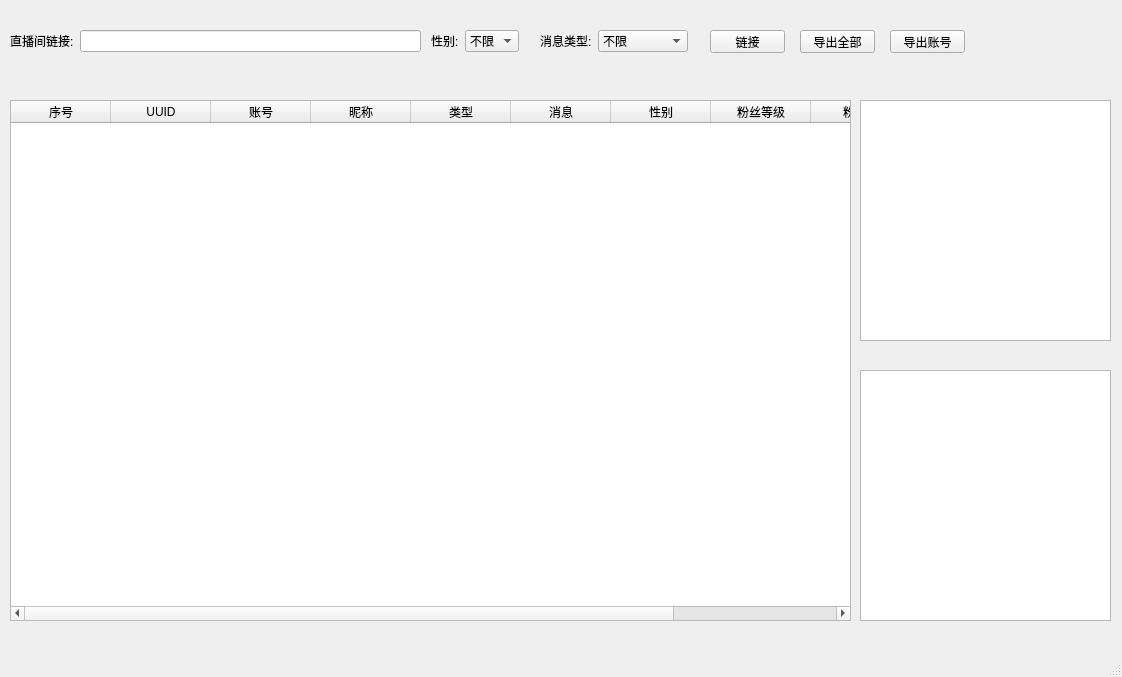
<?xml version="1.0" encoding="UTF-8"?>
<ui version="4.0">
 <class>MainWindow</class>
 <widget class="QMainWindow" name="MainWindow">
  <property name="geometry">
   <rect>
    <x>0</x>
    <y>0</y>
    <width>1122</width>
    <height>677</height>
   </rect>
  </property>
  <property name="windowTitle">
   <string>主界面</string>
  </property>
  <widget class="QWidget" name="centralwidget">
   <widget class="QTableWidget" name="tableUI">
    <property name="geometry">
     <rect>
      <x>10</x>
      <y>100</y>
      <width>841</width>
      <height>521</height>
     </rect>
    </property>
    <column>
     <property name="text">
      <string>序号</string>
     </property>
    </column>
    <column>
     <property name="text">
      <string>UUID</string>
     </property>
    </column>
    <column>
     <property name="text">
      <string>账号</string>
     </property>
    </column>
    <column>
     <property name="text">
      <string>昵称</string>
     </property>
    </column>
    <column>
     <property name="text">
      <string>类型</string>
     </property>
    </column>
    <column>
     <property name="text">
      <string>消息</string>
     </property>
    </column>
    <column>
     <property name="text">
      <string>性别</string>
     </property>
    </column>
    <column>
     <property name="text">
      <string>粉丝等级</string>
     </property>
    </column>
    <column>
     <property name="text">
      <string>粉丝数</string>
     </property>
    </column>
    <column>
     <property name="text">
      <string>关注数</string>
     </property>
    </column>
   </widget>
   <widget class="QGraphicsView" name="imageUI">
    <property name="geometry">
     <rect>
      <x>860</x>
      <y>100</y>
      <width>251</width>
      <height>241</height>
     </rect>
    </property>
    <property name="interactive">
     <bool>true</bool>
    </property>
   </widget>
   <widget class="QPushButton" name="linkButton">
    <property name="geometry">
     <rect>
      <x>710</x>
      <y>30</y>
      <width>75</width>
      <height>23</height>
     </rect>
    </property>
    <property name="text">
     <string>链接</string>
    </property>
   </widget>
   <widget class="QPushButton" name="exportAll">
    <property name="geometry">
     <rect>
      <x>800</x>
      <y>30</y>
      <width>75</width>
      <height>23</height>
     </rect>
    </property>
    <property name="text">
     <string>导出全部</string>
    </property>
   </widget>
   <widget class="QPushButton" name="exportShortID">
    <property name="geometry">
     <rect>
      <x>890</x>
      <y>30</y>
      <width>75</width>
      <height>23</height>
     </rect>
    </property>
    <property name="text">
     <string>导出账号</string>
    </property>
   </widget>
   <widget class="QTextBrowser" name="textUI">
    <property name="geometry">
     <rect>
      <x>860</x>
      <y>370</y>
      <width>251</width>
      <height>251</height>
     </rect>
    </property>
   </widget>
   <widget class="QWidget" name="">
    <property name="geometry">
     <rect>
      <x>10</x>
      <y>30</y>
      <width>411</width>
      <height>22</height>
     </rect>
    </property>
    <layout class="QHBoxLayout" name="horizontalLayout">
     <item>
      <widget class="QLabel" name="label">
       <property name="text">
        <string>直播间链接:</string>
       </property>
       <property name="textFormat">
        <enum>Qt::PlainText</enum>
       </property>
      </widget>
     </item>
     <item>
      <widget class="QLineEdit" name="linkeEdit"/>
     </item>
    </layout>
   </widget>
   <widget class="QWidget" name="">
    <property name="geometry">
     <rect>
      <x>431</x>
      <y>30</y>
      <width>88</width>
      <height>22</height>
     </rect>
    </property>
    <layout class="QHBoxLayout" name="horizontalLayout_2">
     <item>
      <widget class="QLabel" name="label_2">
       <property name="text">
        <string>性别:</string>
       </property>
       <property name="textFormat">
        <enum>Qt::PlainText</enum>
       </property>
      </widget>
     </item>
     <item>
      <widget class="QComboBox" name="sexBox">
       <item>
        <property name="text">
         <string>不限</string>
        </property>
       </item>
       <item>
        <property name="text">
         <string>男</string>
        </property>
       </item>
       <item>
        <property name="text">
         <string>女</string>
        </property>
       </item>
      </widget>
     </item>
    </layout>
   </widget>
   <widget class="QWidget" name="">
    <property name="geometry">
     <rect>
      <x>540</x>
      <y>30</y>
      <width>148</width>
      <height>22</height>
     </rect>
    </property>
    <layout class="QHBoxLayout" name="horizontalLayout_3">
     <item>
      <widget class="QLabel" name="label_3">
       <property name="text">
        <string>消息类型:</string>
       </property>
      </widget>
     </item>
     <item>
      <widget class="QComboBox" name="messageBox">
       <item>
        <property name="text">
         <string>不限</string>
        </property>
       </item>
       <item>
        <property name="text">
         <string>发言</string>
        </property>
       </item>
       <item>
        <property name="text">
         <string>进入直播间</string>
        </property>
       </item>
       <item>
        <property name="text">
         <string>点赞</string>
        </property>
       </item>
       <item>
        <property name="text">
         <string>关注</string>
        </property>
       </item>
       <item>
        <property name="text">
         <string>送礼物</string>
        </property>
       </item>
      </widget>
     </item>
    </layout>
   </widget>
  </widget>
  <widget class="QStatusBar" name="statusbar"/>
 </widget>
 <resources/>
 <connections/>
</ui>
